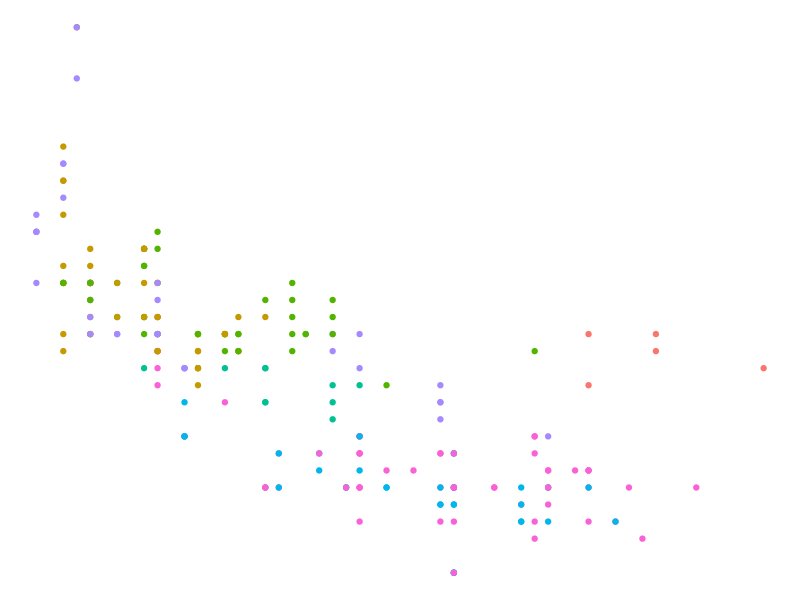
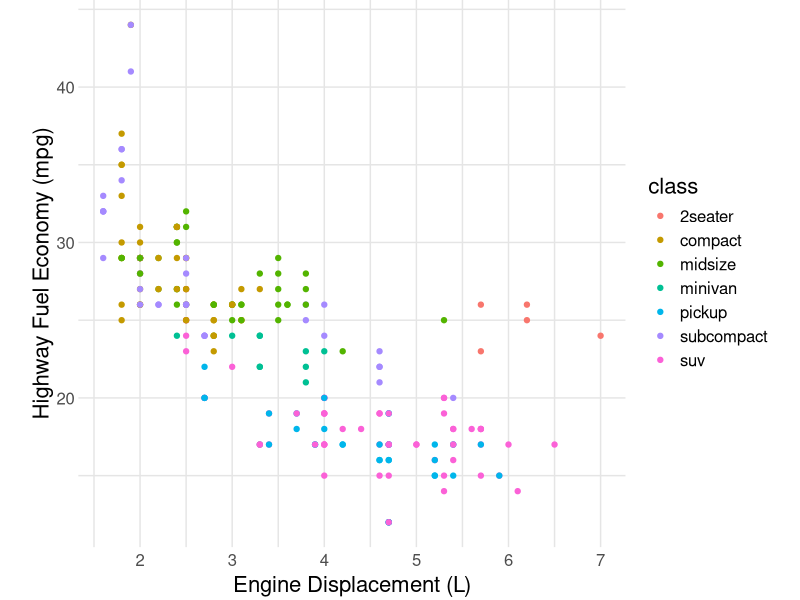
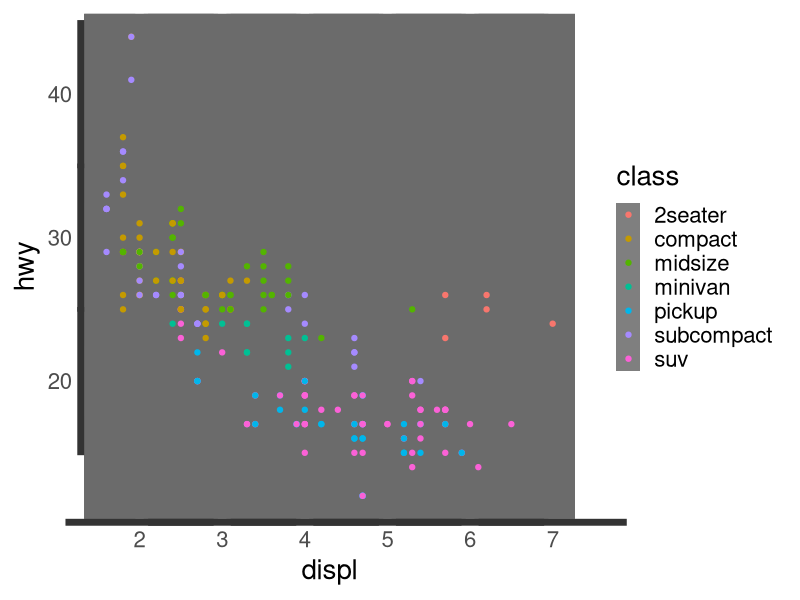

Reproduce these figures in R, in order.
## ---- chunk 1
library(tidyverse)
# knitr options
library(tidyverse)
knitr::opts_chunk$set(echo = TRUE)
## ---- chunk 2
mpg %>%
  ggplot(aes(displ, hwy, color = class)) +
  geom_point() +
  theme_void() +
  guides(color = "none")
## ---- chunk 3
## NOTE: No need to edit; feel free to re-use this code!
theme_common <- function() {
  theme_minimal() %+replace%
  theme(
    axis.text.x = element_text(size = 12),
    axis.text.y = element_text(size = 12),
    axis.title.x = element_text(margin = margin(4, 4, 4, 4), size = 16),
    axis.title.y = element_text(margin = margin(4, 4, 4, 4), size = 16, angle = 90),

    legend.title = element_text(size = 16),
    legend.text = element_text(size = 12),

    strip.text.x = element_text(size = 12),
    strip.text.y = element_text(size = 12),

    panel.grid.major = element_line(color = "grey90"),
    panel.grid.minor = element_line(color = "grey90"),

    aspect.ratio = 4 / 4,

    plot.margin = unit(c(t = +0, b = +0, r = +0, l = +0), "cm"),
    plot.title = element_text(size = 18),
    plot.title.position = "plot",
    plot.subtitle = element_text(size = 16),
    plot.caption = element_text(size = 12)
  )
}
## ---- chunk 4
mpg %>%
  ggplot(aes(displ, hwy, color = class)) +
  geom_point() +
  labs(
    x = "Engine Displacement (L)",
    y = "Highway Fuel Economy (mpg)"
  ) +
  theme_common()
## ---- chunk 5
mpg %>%
  ggplot(aes(displ, hwy, color = class)) +
  geom_point() +
  theme(
    axis.text.x = element_text(size = 32),
  ) +
  theme_dark(
      base_size = 20,
      base_line_size = 100
    )
  
